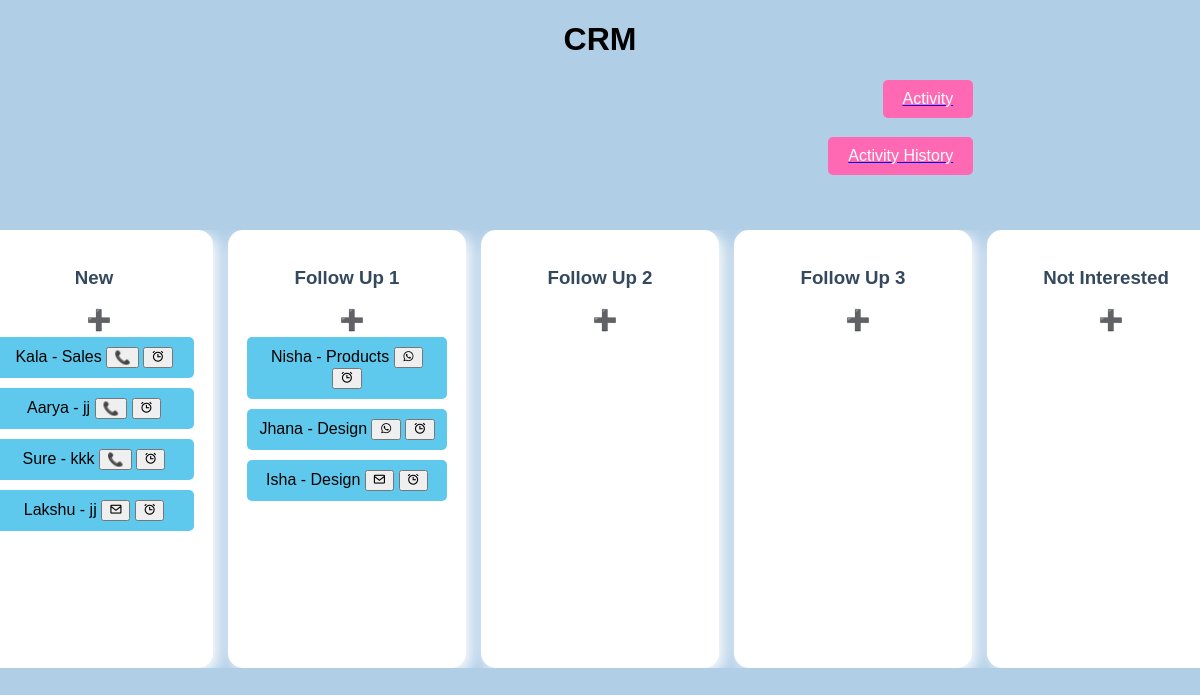
The page / on the database its author committed.
### firstapp/models.py (models this page shows)
class Customer(models.Model):
    STATUS_CHOICES = [
        ("new", "New"),
        ("Follow_up_1", "Follow Up 1"),
        ("Follow_up_2", "Follow Up 2"),
        ("Follow_up_3", "Follow Up 3"),
        ("not_interested", "Not Interested"),
    ]
    ACTIVITY_CHOICES = [
        ("", "No Activity"),
        ("call", "Call"),
        ("email", "Email"),
        ("whatsapp", "Whatsapp"),
    ]
    name = models.CharField(max_length=255)
    contact = models.CharField(max_length=20)
    email = models.EmailField()
    opportunity = models.CharField(max_length=255)
    status = models.CharField(max_length=20, choices=STATUS_CHOICES, default="new")
    activity = models.CharField(max_length=20, choices=ACTIVITY_CHOICES, blank=True)

### firstapp/views.py (the view)
# urls.py: path("", views.crm_dashboard, name="index"),
def crm_dashboard(request):
    raw_statuses = ["new", "Follow_up_1", "Follow_up_2", "Follow_up_3", "not_interested"]
    statuses = {status: status.replace("_", " ").title() for status in raw_statuses}
    customers = Customer.objects.all()
    for customer in customers:
        customer.status_display = statuses.get(customer.status, customer.status)
    return render(request, "index.html", {"statuses": statuses.values(), "customers": customers})

### firstapp/templates/index.html (shortened to what this page needs)
<!DOCTYPE html>
<html lang="en">
<head>
    <link rel="stylesheet" href="https://unpkg.com/boxicons@2.1.4/css/boxicons.min.css">
</head>
<body>
    <h1>CRM</h1>
    <div class="activity-style">
        <a href="{% url 'customer_schedule' %}">
            <button  class="activity-btn">Activity</button>
        </a>
        <a href="expired_activities">
            <button class="activity-btn">Activity History</button>
        </a>
    </div>
        <br><BR>
    <div class="container">
        {% for status in statuses %}
            <div class="column" id="{{ status }}" ondragover="allowDrop(event)" ondrop="drop(event, '{{ status }}')">
                <h3>{{ status }}</h3>
                <span class="add-button" onclick="openCustomerModal()">➕</span>
                {% for customer in customers %}
                    {% if customer.status_display == status %}
                    <div class="customer-card" draggable="true" data-id="{{ customer.id }}" ondragstart="drag(event)">
                        <a href="{% url 'customer_details' customer.id %}" style="text-decoration: none; color: black;">
                            {{ customer.name }} - {{ customer.opportunity }}
                        </a>
                        <span class="activity-icon">
                            {% if customer.activity == "call" %}
                                <button onclick="makeCall('{{ customer.contact }}')">📞</button>
                            {% elif customer.activity == "email" %}
                                <button onclick="openEmailModal()"><i class='bx bx-envelope'></i></button>
                            {% elif customer.activity == "whatsapp" %}
                                <button onclick="openWhatsAppChat('{{ customer.contact }}')"><i class='bx bxl-whatsapp'></i></button>
                            {% endif %}
                        </span>
                        <button onclick="openScheduleModal('{{ customer.id }}')">
                            <i class='bx bx-alarm'></i>
                        </button>
                    </div>
                    {% endif %}
                {% endfor %}
            </div>
        {% endfor %}
    </div>
</body>
</html>

### firstapp/templates/index.html (style rules this page uses)
body { font-family: Arial, sans-serif; text-align: center; background-color: #b1cee7; margin: 0; padding: 0; }
.container { display: flex; gap: 15px; justify-content: center; align-items: flex-start; flex-wrap: nowrap; overflow-x: auto; }
.column { min-width: 200px; max-width: 150px; width: 95%; min-height: 400px; padding: 19px; border-radius: 15px; background-color: #ffffff; text-align: center; display: flex; flex-direction: column; align-items: center; word-wrap: break-word; white-space: normal; box-shadow: 5px 5px 15px rgb(255, 254, 254); transition: all 0.4s ease-in-out; }
.column h3 { text-align: center; color: #34495e; }
.customer-card { padding: 10px; margin: 5px; background: rgb(94, 201, 237); cursor: grab; border-radius: 5px; width: 90%; text-align: center; word-wrap: break-word; white-space: normal; }
.add-button { cursor: pointer; font-size: 20px; margin-left: 10px; }
.activity-btn { display: block; margin: 10px auto; padding: 10px 20px; background: rgb(245, 150, 212); color: white; border: none; cursor: pointer; font-size: 16px; margin-right: 6cm; margin-bottom:0.5cm; }
.activity-btn { display: block; margin: 10px auto; padding: 10px 20px; background: #ff69b4; color: white; border: none; cursor: pointer; font-size: 16px; margin-right: 6cm; margin-bottom: 0.5cm; border-radius: 5px; transition: background-color 0.3s ease; }

### rows shown on the page
Customer: name "Kala", opportunity "Sales"
Customer: name "Aarya", opportunity "jj"
Customer: name "Sure", opportunity "kkk"
Customer: name "Lakshu", opportunity "jj", activity "email" (drawn)
Customer: name "Nisha", opportunity "Products"
Customer: name "Jhana", opportunity "Design"
Customer: name "Isha", opportunity "Design", activity "email" (drawn)

### other values the page prints
{{ status }} "New" "Follow Up 1" "Follow Up 2" "Follow Up 3" "Not Interested"
